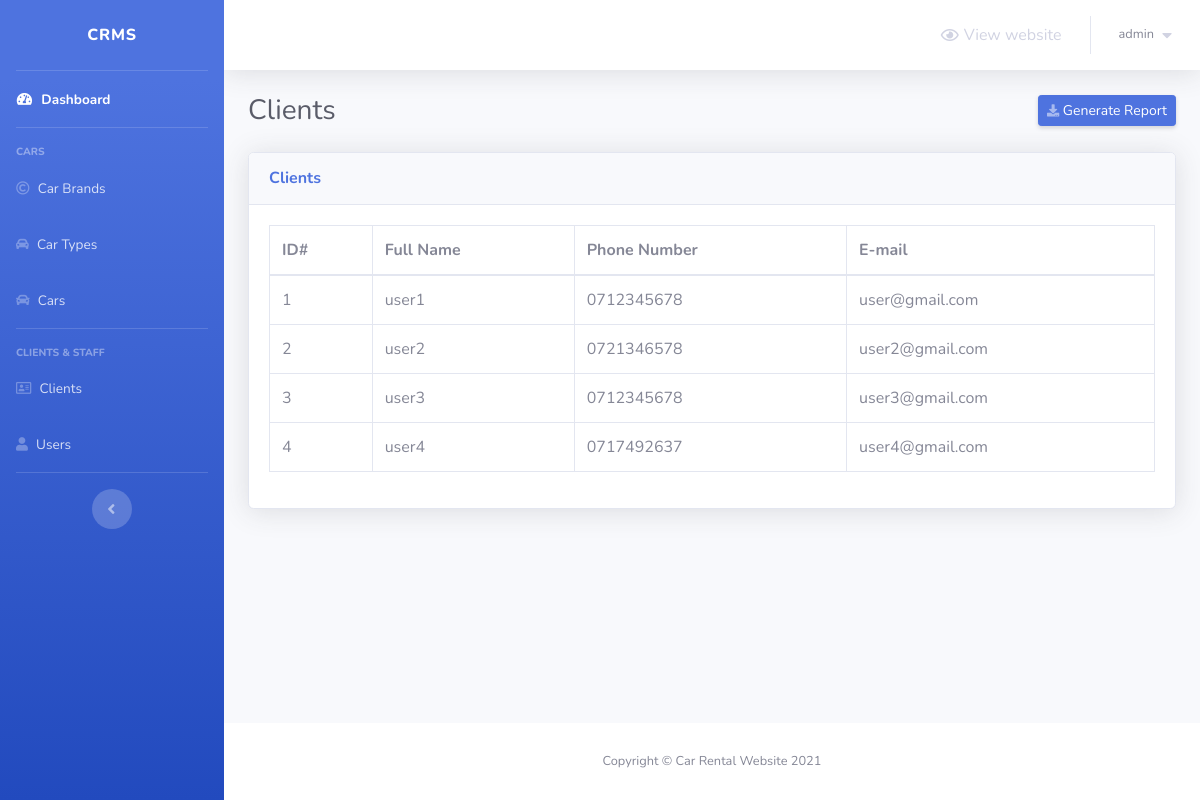
The app's page /admin/clients.php (signed in) with its own data.
### tables this page shows
CREATE TABLE `clients` (
  `client_id` int(10) NOT NULL,
  `full_name` varchar(30) NOT NULL,
  `client_email` varchar(100) NOT NULL,
  `client_phone` varchar(20) NOT NULL,
  `id_no` int(10) NOT NULL,
  `address` varchar(100) NOT NULL
);

### admin/clients.php (the view, shortened to what this page needs)
<?php
    include 'connect.php';
    include 'Includes/templates/header.php';
    if(isset($_SESSION['username']) && isset($_SESSION['password']))
    {
?>
        <div class="container-fluid">
            <div class="d-sm-flex align-items-center justify-content-between mb-4">
                <h1 class="h3 mb-0 text-gray-800">Clients</h1>
                <a href="#" class="d-none d-sm-inline-block btn btn-sm btn-primary shadow-sm">
                    <i class="fas fa-download fa-sm text-white-50"></i>
                    Generate Report
                </a>
            </div>
            <?php
                $stmt = $con->prepare("SELECT * FROM clients");
                $stmt->execute();
                $rows_clients = $stmt->fetchAll();
            ?>
            <div class="card shadow mb-4">
                <div class="card-header py-3">
                    <h6 class="m-0 font-weight-bold text-primary">Clients</h6>
                </div>
                <div class="card-body">
                    <div class="table-responsive">
                        <table class="table table-bordered">
                            <thead>
                                <tr>
                                    <th scope="col">ID#</th>
                                    <th scope="col">Full Name</th>
                                    <th scope="col">Phone Number</th>
                                    <th scope="col">E-mail</th>
                                </tr>
                            </thead>
                            <tbody>
                                <?php
                                    foreach($rows_clients as $client)
                                    {
                                        echo "<tr>";
                                            echo "<td>";
                                                echo $client['client_id'];
                                            echo "</td>";
                                            echo "<td>";
                                                echo $client['full_name'];
                                            echo "</td>";
                                            echo "<td>";
                                                echo $client['client_phone'];
                                            echo "</td>";
                                            echo "<td>";
                                                echo $client['client_email'];
                                            echo "</td>";
                                        echo "</tr>";
                                    }
                                ?>
                            </tbody>
                        </table>
                    </div>
                </div>
            </div>
        </div>
<?php
        include 'Includes/templates/footer.php';
    }
    else
    {
        header('Location: index.php');
        exit();
    }
?>

### records on screen
clients: client_id "1", full_name "user1", client_phone "0712345678", client_email "user@gmail.com"
clients: client_id "2", full_name "user2", client_phone "0721346578", client_email "user2@gmail.com"
clients: client_id "3", full_name "user3", client_phone "0712345678", client_email "user3@gmail.com"
clients: client_id "4", full_name "user4", client_phone "0717492637", client_email "user4@gmail.com"

### other values on screen
$_SESSION['username'] "admin"
